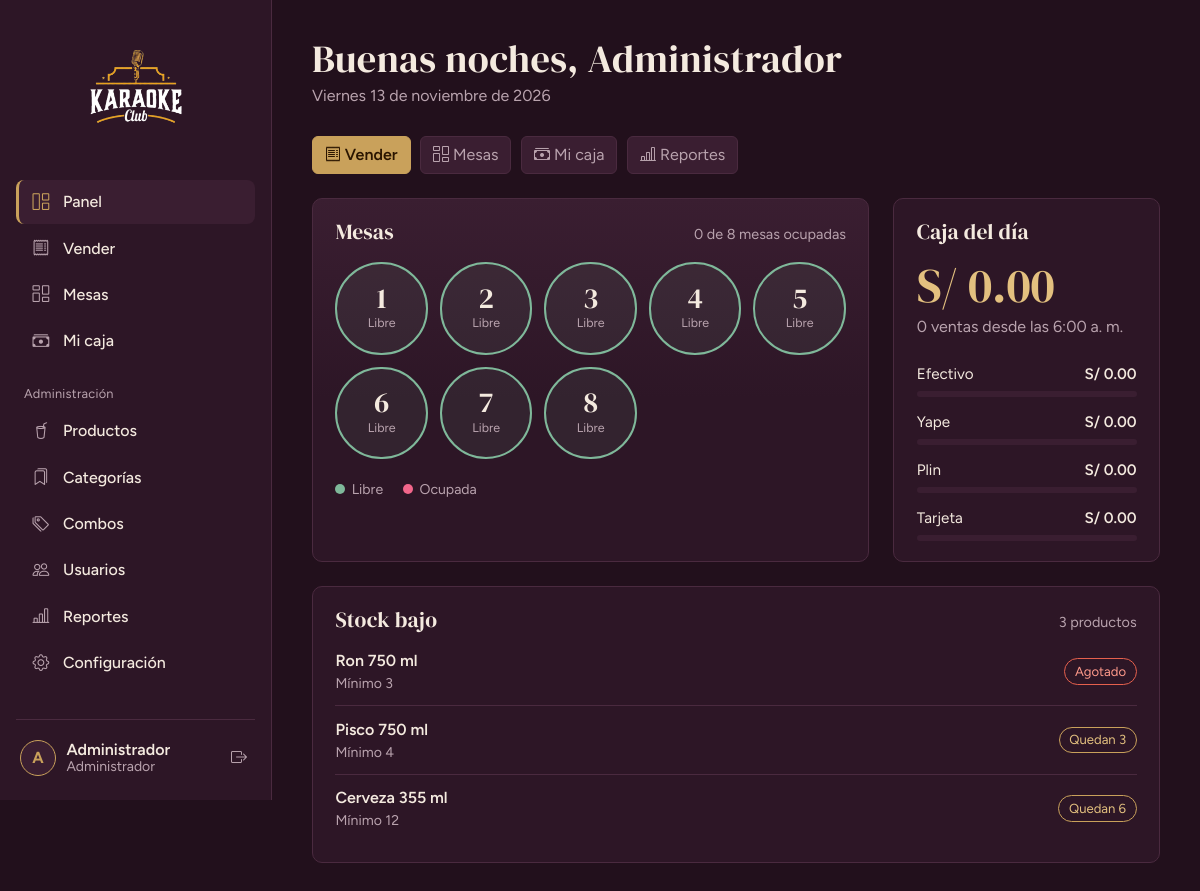
/dashboard (signed in), run on the app's committed database.
### tables this page shows
CREATE TABLE IF NOT EXISTS usuarios (
  id          INT UNSIGNED PRIMARY KEY AUTO_INCREMENT,
  rol_id      TINYINT UNSIGNED NOT NULL,
  nombre      VARCHAR(100) NOT NULL,
  usuario     VARCHAR(50)  NOT NULL UNIQUE,
  password    VARCHAR(255) NOT NULL,
  telefono    VARCHAR(20)  NULL,
  estado      TINYINT(1) NOT NULL DEFAULT 1,
  ultimo_login DATETIME NULL,
  created_at  TIMESTAMP NOT NULL DEFAULT CURRENT_TIMESTAMP,
  CONSTRAINT fk_usuarios_rol FOREIGN KEY (rol_id) REFERENCES roles(id)
);

CREATE TABLE IF NOT EXISTS mesas (
  id         INT UNSIGNED PRIMARY KEY AUTO_INCREMENT,
  numero     VARCHAR(20) NOT NULL UNIQUE,
  capacidad  TINYINT UNSIGNED NOT NULL DEFAULT 4,
  estado     ENUM('libre','ocupada','inactiva') NOT NULL DEFAULT 'libre'
);

CREATE TABLE IF NOT EXISTS metodos_pago (
  id      TINYINT UNSIGNED PRIMARY KEY AUTO_INCREMENT,
  nombre  VARCHAR(30) NOT NULL UNIQUE,
  es_efectivo TINYINT(1) NOT NULL DEFAULT 0,
  estado  TINYINT(1) NOT NULL DEFAULT 1
);

### app/core/Controller.php (called while the page is built, shortened)
<?php
abstract class Controller
{
    protected function view(string $view, array $data = [], string $layout = 'main'): void
    {
        extract($data, EXTR_SKIP);
        require APP_PATH . "/views/$view.php";
        $content = ob_get_clean();
        require APP_PATH . "/views/layouts/$layout.php";
    }
    protected function requireAuth(array $roles = []): void
    {
        Auth::refresh();
    }
}

### app/controllers/DashboardController.php (called while the page is built)
<?php
class DashboardController extends Controller
{
    public function index(): void
    {
        $this->requireAuth();
        $esAdmin = Auth::is('admin');
        $desde   = Estadistica::inicioDiaNegocio();
        $turno   = $esAdmin ? null : Estadistica::turnoAbierto(Auth::id());
        $ventas = ($esAdmin || $turno)
            ? Estadistica::ventas($desde, $turno['id'] ?? null)
            : null;
        $this->view('dashboard/index', [
            'title'          => 'Panel',
            'esAdmin'        => $esAdmin,
            'desde'          => $desde,
            'turno'          => $turno,
            'ventas'         => $ventas,
            'mesas'          => Estadistica::mesas(),
            'stockBajo'      => Estadistica::stockBajo(),
            'stockBajoTotal' => Estadistica::stockBajoTotal(),
        ]);
    }
}

### app/core/Router.php (called while the page is built, shortened)
<?php
class Router
{
    public function dispatch(): void
    {
        try {
            $url   = trim((string) ($_GET['url'] ?? ''), '/');
            $parts = $url === '' ? [] : explode('/', $url);
            $c = strtolower($parts[0]);
            $m = $parts[1] ?? ($c === 'auth' ? 'login' : 'index');
            $params = array_slice($parts, 2);
            $obj = new $class();
            $ref = new ReflectionMethod($obj, $m);
            $ref->invokeArgs($obj, $params);
        } catch (AppException $e) {
            (new ErrorController())->show500($e->getMessage());
        } catch (Throwable $e) {
            error_log((string) $e);
            (new ErrorController())->show500(APP_ENV === 'development' ? $e->getMessage() : null);
        }
    }
}

### public/index.php (called while the page is built, shortened)
<?php
require APP_PATH . '/config/config.php';
spl_autoload_register(function (string $class): void {
    foreach (['core', 'controllers', 'models'] as $dir) {
        $file = APP_PATH . "/$dir/$class.php";
        if (is_file($file)) { require $file; return; }
    }
});
require APP_PATH . '/core/helpers.php';
(new Router())->dispatch();

### app/core/helpers.php (called while the page is built, shortened)
<?php
function e(mixed $v): string { return htmlspecialchars((string) $v, ENT_QUOTES | ENT_SUBSTITUTE, 'UTF-8'); }
function url(string $path = ''): string { return BASE_URL . '/' . ltrim($path, '/'); }
function asset(string $path): string
{
    $file = ROOT_PATH . '/public/' . ltrim($path, '/');
    return url($path) . '?v=' . (is_file($file) ? filemtime($file) : 1);
}
function money(float|int|string|null $n): string { return 'S/ ' . number_format((float) $n, 2); }
function saludo(): string
{
    $h = (int) date('G');
    return 'Buenas noches';
}
function fecha_larga(?int $ts = null): string
{
    $ts ??= time();
    $dias = ['domingo','lunes','martes','miércoles','jueves','viernes','sábado'];
    $meses = ['enero','febrero','marzo','abril','mayo','junio','julio','agosto','septiembre','octubre','noviembre','diciembre'];
    return ucfirst($dias[(int) date('w', $ts)]) . ' ' . date('j', $ts) . ' de ' . $meses[(int) date('n', $ts) - 1] . ' de ' . date('Y', $ts);
}
function hora12(string $datetime): string
{
    return str_replace(['AM', 'PM'], ['a. m.', 'p. m.'], date('g:i A', strtotime($datetime)));
}

### app/core/Auth.php (called while the page is built, shortened)
<?php
class Auth
{
    public static function user(): ?array { return $_SESSION['user'] ?? null; }
    public static function id(): int { return (int) ($_SESSION['user']['id'] ?? 0); }
    public static function role(): string { return (string) ($_SESSION['user']['rol'] ?? ''); }
    public static function is(string ...$roles): bool { return in_array(self::role(), $roles, true); }
    public static function refresh(): void
    {
        $u = Usuario::buscarPorId(self::id());
    }
}

### app/core/Database.php (called while the page is built, shortened)
<?php
class Database
{
    private static ?PDO $pdo = null;
    public static function pdo(): PDO
    {
        if (self::$pdo === null) {
            try {
                $dsn = 'mysql:host=' . DB_HOST . ';dbname=' . DB_NAME . ';charset=utf8mb4';
                self::$pdo = new PDO($dsn, DB_USER, DB_PASS, [
                    PDO::ATTR_ERRMODE            => PDO::ERRMODE_EXCEPTION,
                    PDO::ATTR_DEFAULT_FETCH_MODE => PDO::FETCH_ASSOC,
                    PDO::ATTR_EMULATE_PREPARES   => false,
                ]);
                self::$pdo->exec("SET time_zone = '-05:00'");
            } catch (PDOException $e) {
                error_log('DB connect: ' . $e->getMessage());
                throw new AppException('No se pudo conectar a la base de datos. Revisa que MySQL esté encendido en XAMPP y que hayas importado database/karaoke_club.sql.');
            }
        }
        return self::$pdo;
    }
    public static function all(string $sql, array $params = []): array
    {
        $st = self::pdo()->prepare($sql);
        $st->execute($params);
        return $st->fetchAll();
    }
    public static function one(string $sql, array $params = []): ?array
    {
        $st = self::pdo()->prepare($sql);
        $st->execute($params);
        $row = $st->fetch();
        return $row === false ? null : $row;
    }
}

### app/models/Usuario.php (called while the page is built, shortened)
<?php
class Usuario
{
    public static function buscarPorId(int $id): ?array
    {
        return Database::one(
            'SELECT u.*, r.nombre AS rol FROM usuarios u JOIN roles r ON r.id = u.rol_id WHERE u.id = ? LIMIT 1',
            [$id]
        );
    }
}

### app/models/Estadistica.php (called while the page is built, shortened)
<?php
class Estadistica
{
    public static function inicioDiaNegocio(): string
    {
        return date('Y-m-d', strtotime('-' . DIA_INICIO_HORA . ' hours')) . sprintf(' %02d:00:00', DIA_INICIO_HORA);
    }
    public static function mesas(): array
    {
        return Database::all("SELECT m.id, m.numero, m.capacidad, m.estado FROM mesas m WHERE m.estado <> 'inactiva' ORDER BY CAST(m.numero AS UNSIGNED), m.numero");
    }
    public static function ventas(string $desde, ?int $turnoId = null): array
    {
        $cond  = $turnoId !== null ? 'v.turno_id = ?' : 'v.created_at >= ?';
        $param = $turnoId ?? $desde;
        $metodos = Database::all(
            "SELECT mp.id, mp.nombre, COALESCE(SUM(v.total), 0) AS total, COUNT(v.id) AS n
               FROM metodos_pago mp
               LEFT JOIN ventas v ON v.metodo_pago_id = mp.id AND v.estado <> 'anulada' AND $cond
              WHERE mp.estado = 1
              GROUP BY mp.id, mp.nombre
              ORDER BY mp.id",
            [$param]
        );
        $total = 0.0; $n = 0;
        foreach ($metodos as $m) { $total += (float) $m['total']; $n += (int) $m['n']; }
        return ['total' => $total, 'n' => $n, 'metodos' => $metodos];
    }
    public static function stockBajo(int $limite = 6): array
    {
        $limite = max(1, $limite);
        return Database::all("SELECT nombre, stock, stock_minimo FROM v_stock_bajo ORDER BY stock ASC, nombre LIMIT $limite");
    }
}

### app/models/Config.php (called while the page is built, shortened)
<?php
class Config
{
    private static ?array $cache = null;
    public static function get(string $clave, string $default = ''): string
    {
        if (self::$cache === null) {
            try {
                self::$cache = array_column(Database::all('SELECT clave, valor FROM configuracion'), 'valor', 'clave');
            } catch (Throwable $e) {
                self::$cache = [];
            }
        }
        return self::$cache[$clave] ?? $default;
    }
}

### app/config/menu.php (called while the page is built)
<?php
return [
  ['grupo' => '', 'items' => [
    ['label' => 'Panel',            'icon' => 'bi-grid-1x2',      'route' => 'dashboard', 'roles' => ['admin','cajero']],
    ['label' => 'Vender',           'icon' => 'bi-receipt',       'route' => 'ventas',    'roles' => ['admin','cajero']],
    ['label' => 'Mesas',            'icon' => 'bi-columns-gap',   'route' => 'mesas',     'roles' => ['admin','cajero']],
    ['label' => 'Mi caja',          'icon' => 'bi-cash-stack',    'route' => 'caja',      'roles' => ['admin','cajero']],
  ]],
  ['grupo' => 'Administración', 'items' => [
    ['label' => 'Productos',        'icon' => 'bi-cup-straw',     'route' => 'productos', 'roles' => ['admin']],
    ['label' => 'Categorías',       'icon' => 'bi-bookmarks',     'route' => 'categorias','roles' => ['admin']],
    ['label' => 'Combos',           'icon' => 'bi-tags',          'route' => 'combos',    'roles' => ['admin']],
    ['label' => 'Usuarios',         'icon' => 'bi-people',        'route' => 'usuarios',  'roles' => ['admin']],
    ['label' => 'Reportes',         'icon' => 'bi-bar-chart-line','route' => 'reportes',  'roles' => ['admin']],
    ['label' => 'Configuración',    'icon' => 'bi-gear',          'route' => 'configuracion', 'roles' => ['admin']],
  ]],
];

### app/views/dashboard/index.php (the view, shortened to what this page needs)
<?php
$ocupadas   = count(array_filter($mesas, fn($m) => $m['estado'] === 'ocupada'));
$maxMetodo  = 0.0;
if ($ventas) foreach ($ventas['metodos'] as $m) $maxMetodo = max($maxMetodo, (float) $m['total']);
$nombre1 = explode(' ', trim(Auth::user()['nombre']))[0];
?>
<header class="page-head">
  <h1><?= e(saludo()) ?>, <?= e($nombre1) ?></h1>
  <p><?= e(fecha_larga()) ?></p>
</header>
<nav class="accesos" aria-label="Accesos rápidos">
  <a class="btn btn-brass" href="<?= url('ventas') ?>"><i class="bi bi-receipt"></i> Vender</a>
  <a class="btn btn-outline-field" href="<?= url('mesas') ?>"><i class="bi bi-columns-gap"></i> Mesas</a>
  <a class="btn btn-outline-field" href="<?= url('caja') ?>"><i class="bi bi-cash-stack"></i> Mi caja</a>
  <?php if ($esAdmin): ?><a class="btn btn-outline-field" href="<?= url('reportes') ?>"><i class="bi bi-bar-chart-line"></i> Reportes</a><?php endif; ?>
</nav>
<div class="row g-4 mb-4">
  <div class="col-xl-8">
    <section class="panel panel--stage h-100">
      <div class="panel__head">
        <h2 class="panel__title">Mesas</h2>
        <?php if ($mesas): ?>
          <span class="panel__meta"><?= $ocupadas ?> de <?= count($mesas) ?> mesas ocupadas</span>
        <?php endif; ?>
      </div>
      <?php if (!$mesas): ?>
        <p class="empty">Aún no hay mesas registradas.</p>
      <?php else: ?>
        <div class="floor">
          <?php foreach ($mesas as $m): ?>
            <div class="mesa mesa--<?= e($m['estado']) ?>" title="Mesa <?= e($m['numero']) ?>, para <?= (int) $m['capacidad'] ?> personas">
              <span class="mesa__n"><?= e($m['numero']) ?></span>
              <span class="mesa__e"><?= ['libre' => 'Libre', 'ocupada' => 'Ocupada', 'inactiva' => 'Inactiva'][$m['estado']] ?? e($m['estado']) ?></span>
            </div>
          <?php endforeach; ?>
        </div>
        <ul class="legend">
          <li><i class="dot dot--libre"></i>Libre</li>
          <li><i class="dot dot--ocupada"></i>Ocupada</li>
        </ul>
      <?php endif; ?>
    </section>
  </div>
  <div class="col-xl-4">
    <section class="panel h-100">
      <div class="panel__head">
        <h2 class="panel__title"><?= $esAdmin ? 'Caja del día' : 'Tu turno' ?></h2>
      </div>
      <?php if ($ventas === null): ?>
        <p class="empty">No tienes un turno abierto.</p>
        <a class="btn btn-brass" href="<?= url('caja') ?>">Abrir caja</a>
      <?php else: ?>
        <p class="big-figure"><?= e(money($ventas['total'])) ?></p>
        <p class="text-secondary mb-4">
          <?= (int) $ventas['n'] ?> venta<?= $ventas['n'] === 1 ? '' : 's' ?>
          <?= $esAdmin ? 'desde las ' . e(hora12($desde)) : 'en este turno' ?>
        </p>
        <ul class="bars">
          <?php foreach ($ventas['metodos'] as $m):
              $pct = $maxMetodo > 0 ? round(((float) $m['total'] / $maxMetodo) * 100) : 0; ?>
            <li>
              <div class="bars__row"><span><?= e($m['nombre']) ?></span><strong><?= e(money($m['total'])) ?></strong></div>
              <div class="bars__track"><div class="bars__fill" style="width: <?= $pct ?>%"></div></div>
            </li>
          <?php endforeach; ?>
        </ul>
      <?php endif; ?>
    </section>
  </div>
</div>
<div class="row g-4">
  <div class="col-12">
    <section class="panel h-100">
      <div class="panel__head">
        <h2 class="panel__title">Stock bajo</h2>
        <?php if ($stockBajoTotal): ?><span class="panel__meta"><?= $stockBajoTotal ?> producto<?= $stockBajoTotal > 1 ? 's' : '' ?></span><?php endif; ?>
      </div>
      <?php if (!$stockBajo): ?>
        <p class="empty">Sin productos con stock bajo.</p>
      <?php else: ?>
        <ul class="rows">
          <?php foreach ($stockBajo as $p): ?>
            <li>
              <div><strong><?= e($p['nombre']) ?></strong><span>Mínimo <?= (int) $p['stock_minimo'] ?></span></div>
              <span class="stock-pill<?= (int) $p['stock'] === 0 ? ' is-zero' : '' ?>"><?= (int) $p['stock'] === 0 ? 'Agotado' : 'Quedan ' . (int) $p['stock'] ?></span>
            </li>
          <?php endforeach; ?>
        </ul>
      <?php endif; ?>
    </section>
  </div>
</div>

### app/views/layouts/main.php (shortened to what this page needs)
<?php
$menu  = require APP_PATH . '/config/menu.php';
$user  = Auth::user();
$local = Config::get('nombre_local', 'Karaoke Club');
$inicial = mb_strtoupper(mb_substr($user['nombre'] ?? '?', 0, 1));
?>
<!doctype html>
<html lang="es" data-bs-theme="dark">
<head>
  <?php include APP_PATH . '/views/layouts/_head.php'; ?>
</head>
<body>
<div class="shell">
  <aside class="sidebar offcanvas-lg offcanvas-start" tabindex="-1" id="sidebar" aria-label="Menú principal">
    <div class="sidebar__brand">
      <img class="brand-logo brand-logo--sidebar" src="<?= asset('assets/logo.png') ?>" alt="<?= e($local) ?>">
    </div>
    <nav class="sidebar__nav">
      <?php foreach ($menu as $grupo):
          $items = array_filter($grupo['items'], fn($i) => in_array(Auth::role(), $i['roles'], true));
          if (!$items) continue; ?>
        <?php if ($grupo['grupo'] !== ''): ?><p class="nav-group"><?= e($grupo['grupo']) ?></p><?php endif; ?>
        <?php foreach ($items as $i):
            $activo = Router::$controller === $i['route']; ?>
          <a class="nav-item-link<?= $activo ? ' is-active' : '' ?>" href="<?= url($i['route']) ?>"<?= $activo ? ' aria-current="page"' : '' ?>>
            <i class="bi <?= e($i['icon']) ?>"></i><span><?= e($i['label']) ?></span>
          </a>
        <?php endforeach; ?>
      <?php endforeach; ?>
    </nav>
    <div class="sidebar__user">
      <a class="user-chip" href="<?= url('perfil') ?>" title="Mi perfil">
        <span class="avatar"><?= e($inicial) ?></span>
        <span class="user-chip__text">
          <strong><?= e($user['nombre']) ?></strong>
          <small><?= Auth::is('admin') ? 'Administrador' : 'Cajero' ?></small>
        </span>
      </a>
      <form method="post" action="<?= url('auth/logout') ?>" data-confirm="¿Cerrar sesión?" data-confirm-button="Sí, salir">
        <button class="btn btn-icon" type="submit" title="Cerrar sesión" aria-label="Cerrar sesión"><i class="bi bi-box-arrow-right"></i></button>
      </form>
    </div>
  </aside>
  <main class="content">
    <?= $content ?>
  </main>
</div>
</body>
</html>

### data on the page
usuarios: nombre "A", nombre "Administrador"
mesas: numero "1", estado "Libre"
mesas: numero "2", estado "Libre"
mesas: numero "3", estado "Libre"
mesas: numero "4", estado "Libre"
mesas: numero "5", estado "Libre"
mesas: numero "6", estado "Libre"
mesas: numero "7", estado "Libre"
mesas: numero "8", estado "Libre"
metodos_pago: nombre "Efectivo", total "S/ 0.00"
metodos_pago: nombre "Yape", total "S/ 0.00"
metodos_pago: nombre "Plin", total "S/ 0.00"
metodos_pago: nombre "Tarjeta", total "S/ 0.00"

### other printed values
$i['label'] "Panel"
$i['label'] "Vender"
$i['label'] "Mesas"
$i['label'] "Mi caja"
$grupo['grupo'] "Administración"
$i['label'] "Productos"
$i['label'] "Categorías"
$i['label'] "Combos"
$i['label'] "Usuarios"
$i['label'] "Reportes"
$i['label'] "Configuración"
saludo() "Buenas noches"
fecha_larga() "Viernes 13 de noviembre de 2026"
$ocupadas "0"
count($mesas) "8"
